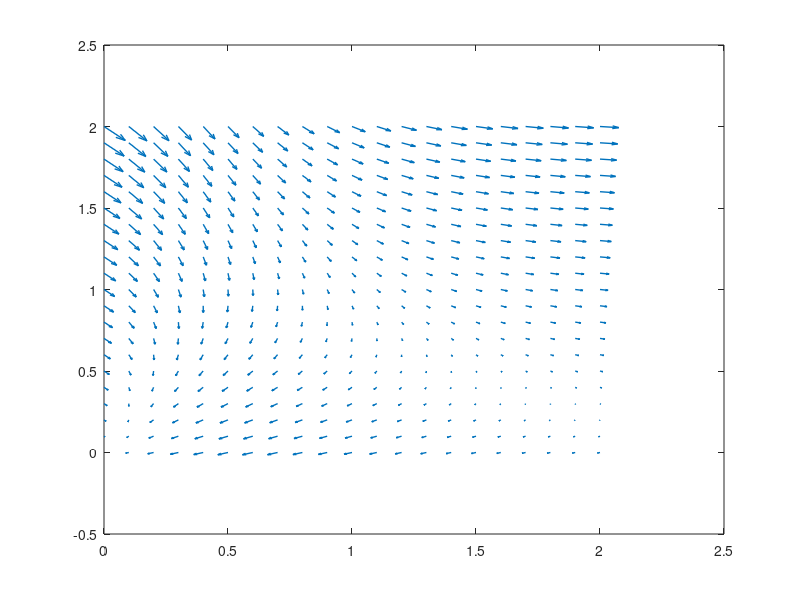

This chart was generated by the following MATLAB code:
clear;
x_start = 0;
y_start = 0;
x_end = 2;
y_end = 2;

[x, y] = meshgrid(x_start:0.1:x_end,y_start:0.1:y_end);

u = -(6.*x)./((1+x.^2).^2)+2.*y;
v = -(2.*x+2.*y)./((1+x.^2).^2);
% Model
f = {@(x,y)-6.*x./((1+x.^2).^2)+2.*y; @(x,y)-(2.*x+2.*y)./((1+x.^2).^2)};

U = f{1}(x, y);
V = f{2}(x, y);
    
quiver(x,y,u,v,'LineWidth',1);